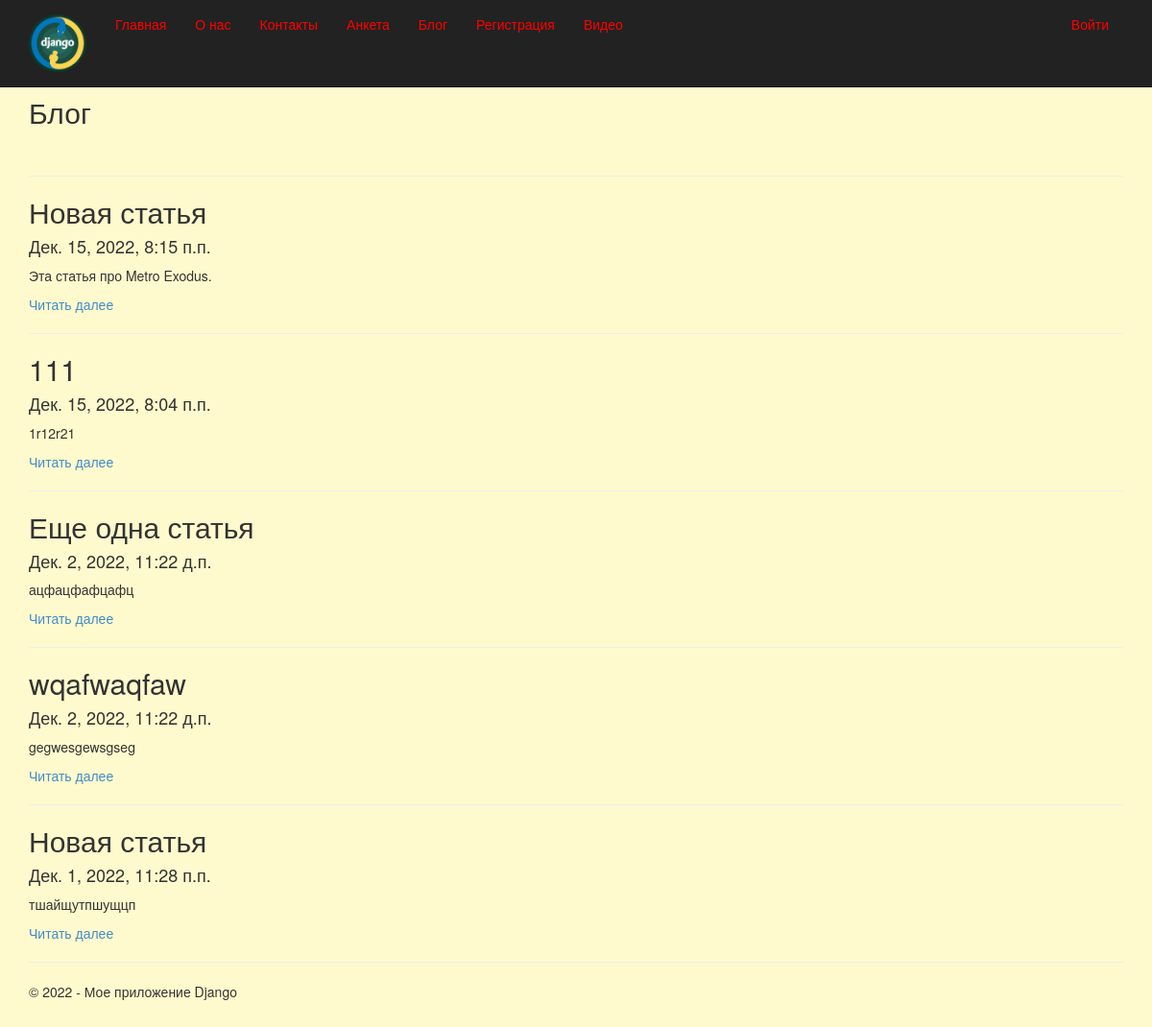
Page /blog on the committed database.
### app/models.py (models this page shows, shortened)
class Blog(models.Model):
    title = models.CharField(max_length = 100, unique_for_date= "posted", verbose_name= "Заголовок")
    description = models.TextField(verbose_name="Краткое содержание")
    content = models.TextField(verbose_name="Полное содержание")
    posted = models.DateTimeField(default = datetime.now(), db_index= True, verbose_name="Опубликована")
    author = models.ForeignKey(User, null=True, blank=True, on_delete= models.SET_NULL, verbose_name="Автор")
    image = models.FileField(default = 'temp.jpg', verbose_name= "Путь к картинке")
    class Meta:
        db_table = "Posts"
        ordering = ["-posted"]
        verbose_name = "статья блога"
        verbose_name_plural = "статьи блога"

### app/views.py (the view)
# urls.py: path('blog', views.blog, name='blog'),
def blog(request):
    posts = Blog.objects.all()
    assert isinstance(request, HttpRequest)
    return render(
        request,
       'app/blog.html',
        {
           'title':'Блог',
           'posts':posts,
           'year':datetime.now().year,
        }
    )

### app/templates/app/blog.html
{% extends "app/layout.html" %}
{% block content %}
<h2>{{ title }}</h2> <br />
{% for post in posts %}
<hr/>
<div class="">
    <h2> {{post.title}}</h2>
    <h4>{{post.posted}}</h4>
    <p>{{post.description}}</p>
    <p><a href="{% url 'blogpost' parametr=post.id %}"> Читать далее </a></p>
</div>
{% endfor %}
{% endblock %}

### app/templates/app/layout.html (shortened to what this page needs)
<!DOCTYPE html>
<html>
<head>
    {% load staticfiles %}
    <link rel="stylesheet" type="text/css" href="{% static 'app/content/bootstrap.css' %}" />
    <link rel="stylesheet" type="text/css" href="{% static 'app/content/site.css' %}" />
</head>
<body>
    <div class="navbar navbar-inverse navbar-fixed-top">
        <div class="container">
            <div class="navbar-header">
                <a href="/" class="navbar-brand"> <img src="{% static 'app/content/logo.png' %}" alt="logo" height="60" width="60" /> </a>
            </div>
            <div class="navbar-collapse collapse">
                <ul class="nav navbar-nav">
                    <li><a href="{% url 'home' %}">Главная</a></li>
                    <li><a href="{% url 'about' %}">О нас</a></li>
                    <li><a href="{% url 'contact' %}">Контакты</a></li>
                    <li><a href="{% url 'anketa' %}">Анкета</a></li>
                    <li><a href="{% url 'blog' %}">Блог</a></li>
                    {% if not user.is_authenticated %}
                    <li><a href="{% url 'registration' %}">Регистрация</a></li>
                    {% endif %}
                    <li><a href="{% url 'videopost' %}">Видео</a></li>
                </ul>
                {% include 'app/loginpartial.html' %}
            </div>
        </div>
    </div>
    <div class="container body-content">
{% block content %}{% endblock %}
        <hr/>
        <footer>
            <p>&copy; {{ year }} - Мое приложение Django</p>
        </footer>
    </div>
</body>
</html>

### app/templates/app/loginpartial.html
{% if user.is_authenticated %}
<form id="logoutForm" action="/logout/" method="post" class="navbar-right">
    {% csrf_token %}
    <ul class="nav navbar-nav navbar-right">
        <li><span class="navbar-brand">Привет, {{ user.username }}!</span></li>
        <li><a href="javascript:document.getElementById('logoutForm').submit()">Выйти</a></li>
    </ul>
</form>
{% else %}
<ul class="nav navbar-nav navbar-right">
    <li><a href="{% url 'login' %}">Войти</a></li>
</ul>
{% endif %}

### app/static/app/content/site.css (style rules this page uses)
body { background-color: lemonchiffon; padding-top: 80px; padding-bottom: 20px; }
.body-content { padding-left: 15px; padding-right: 15px; }

### rows in the picture
Blog: title "Новая статья", posted "Дек. 15, 2022, 8:15 п.п.", description "Эта статья про Metro Exodus."
Blog: title "111", posted "Дек. 15, 2022, 8:04 п.п.", description "1r12r21"
Blog: title "Еще одна статья", posted "Дек. 2, 2022, 11:22 д.п.", description "ацфацфафцафц"
Blog: title "wqafwaqfaw", posted "Дек. 2, 2022, 11:22 д.п.", description "gegwesgewsgseg"
Blog: title "Новая статья", posted "Дек. 1, 2022, 11:28 п.п.", description "тшайщутпшущцп"

### other values in the picture
{{ title }} "Блог"
